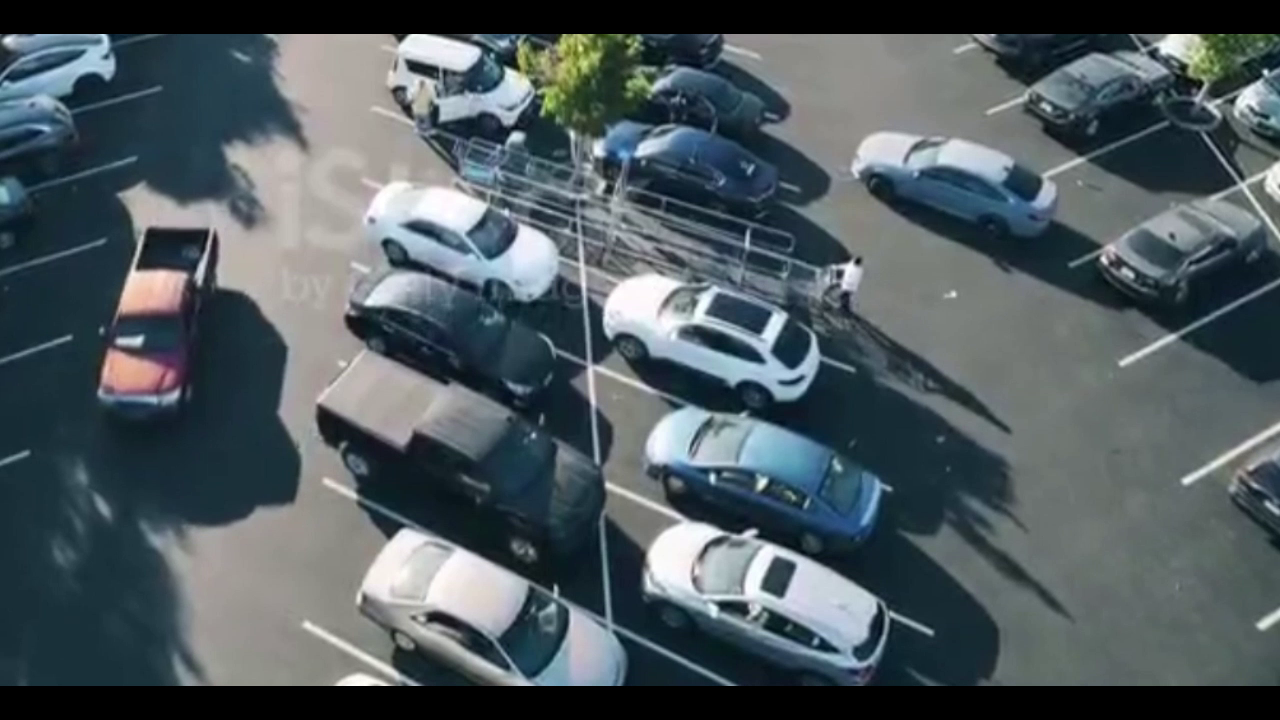
#> input picture frame 1 of parking.mp4, 1280 x 720 px
$ python test1.py
#> lines starting #> are read from the running program, lines starting #| are printed output that depends on the picture
import cv2
import cvzone
import numpy as np
import pickle

cap = cv2.VideoCapture("parking.mp4")

drawing = False
area_names = []
try:
    with open("parking_area","rb") as f:
        data = pickle.load(f)
        polylines,area_names = data['polylines'],data['area_names']
except:
    polylines = []


points=[]
current_name = " "
area_counter = 1

def draw(event,x,y,flags,param):
    global points,drawing,area_counter
    drawing=True
    if event==cv2.EVENT_LBUTTONDOWN:
        # print(x,y)
        points=[(x,y)]
    elif event==cv2.EVENT_MOUSEMOVE:
        if drawing==True:
            points.append((x,y))
    elif event==cv2.EVENT_LBUTTONUP:
        drawing = False
        # current_name = input('area name:-')
        current_name = area_counter
        if current_name:
            # area_names.append(current_name)
            area_names.append(str(area_counter))
            area_counter += 1
            polylines.append(np.array(points,np.int32))


while True:
    ret, frame = cap.read()
#> frame is the input picture: shape (720, 1280, 3); mean B, G, R 95.3, 90.5, 79.6
    if not ret:
        cap.set(cv2.CAP_PROP_POS_FRAMES, 0)  # Restart video
        continue
    frame = cv2.resize(frame, (800, 500))
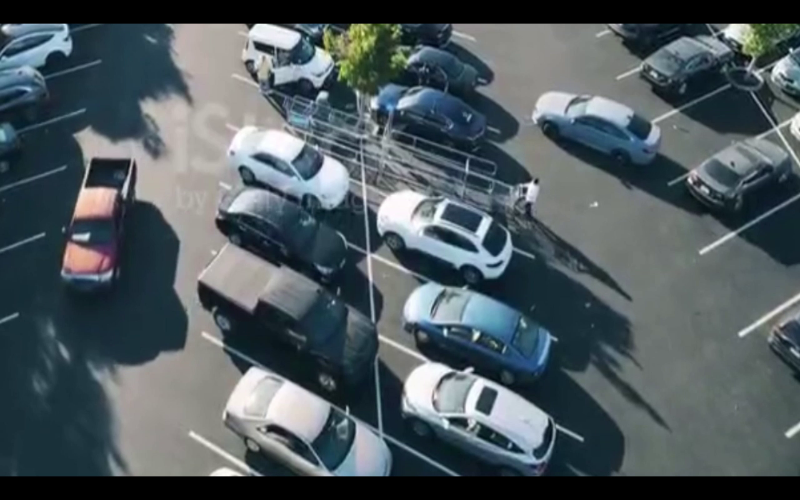
#> frame: shape (500, 800, 3); mean B, G, R 95.2, 90.4, 79.5
    for i,polyline in enumerate(polylines):
        print(i)
        cv2.polylines(frame,[polyline],isClosed=True,color=(0,0,255),thickness=2)
        cvzone.putTextRect(frame,f'{area_names[i]}',tuple(polyline[0]),1,1)
    cv2.imshow('FRAME', frame)
    cv2.setMouseCallback('FRAME',draw)
    key = cv2.waitKey(100) & 0xFF
#> (key q is pressed here)
    if key == ord('s'):
        with open("parking_area","wb") as f:
            data = {'polylines':polylines,'area_names':area_names}
            pickle.dump(data,f)
    if key == ord('q'):
        break

cap.release()
cv2.destroyAllWindows()

$ run again, starting later in the video
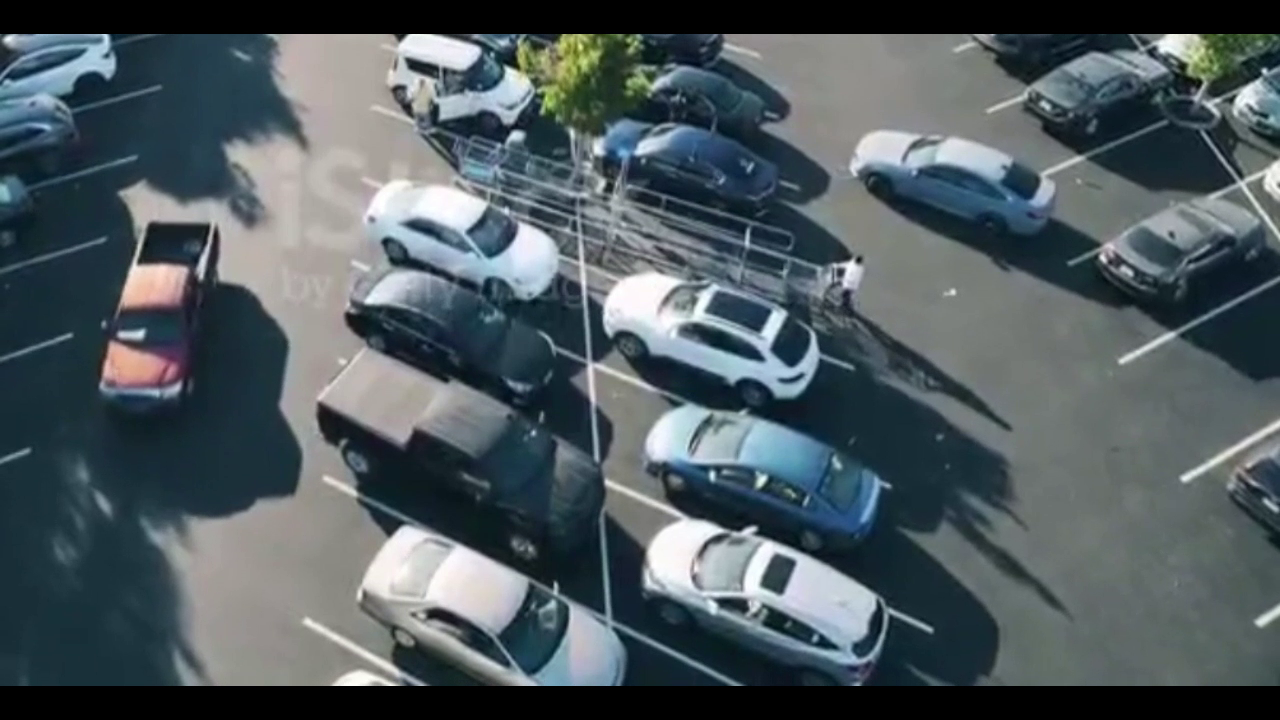
#> input picture frame 12 of parking.mp4, 1280 x 720 px
#> frame is the input picture: shape (720, 1280, 3); mean B, G, R 95.3, 90.6, 79.6
#> `frame = cv2.resize(frame, (800, 500))`:
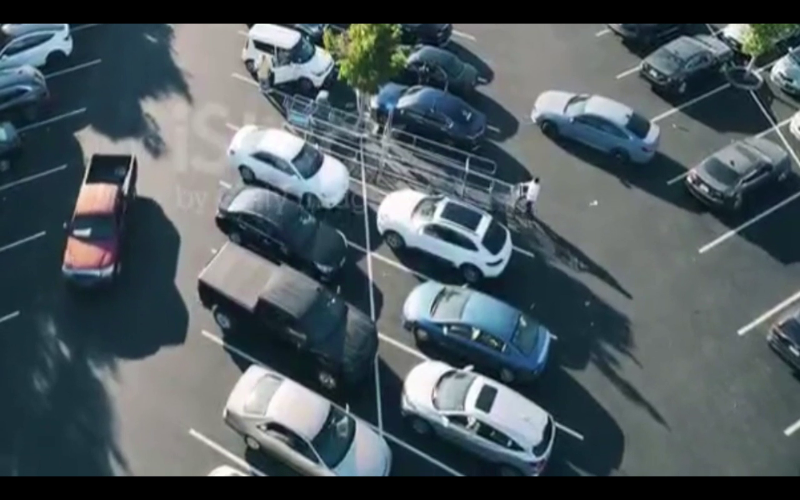
#> frame: shape (500, 800, 3); mean B, G, R 95.2, 90.5, 79.5
